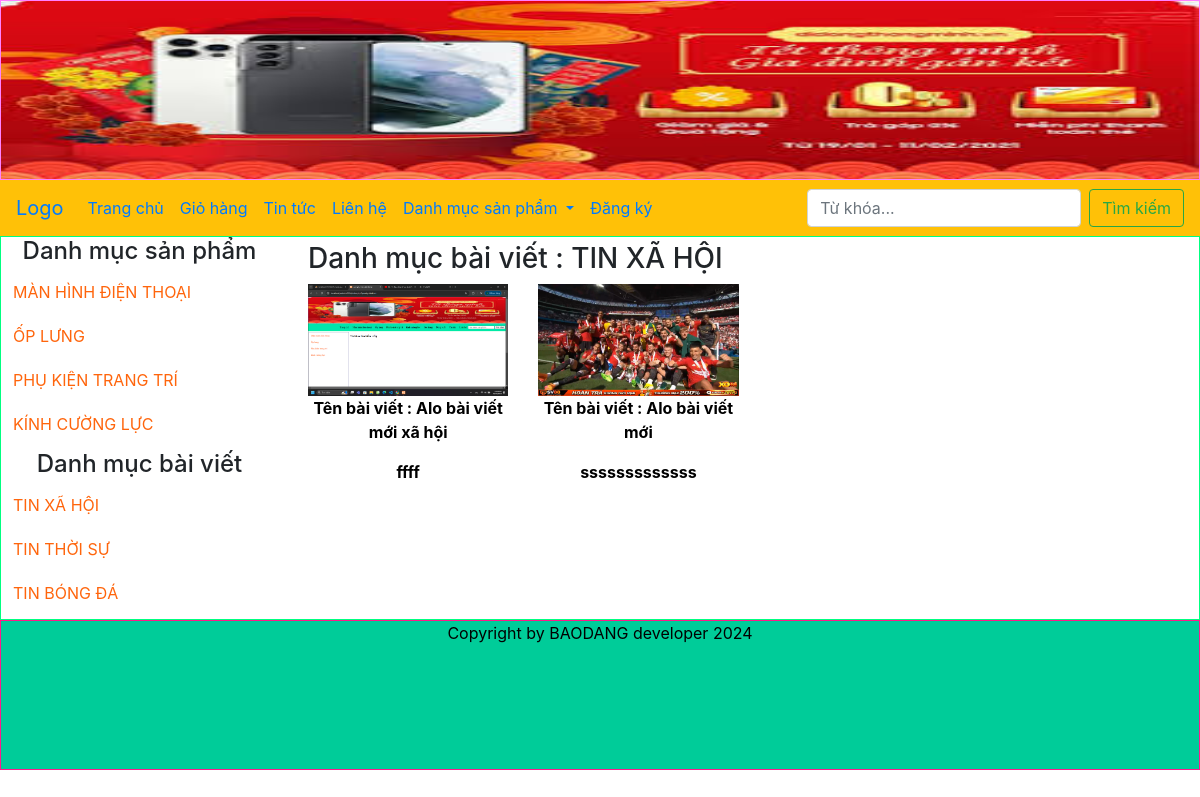
The app's page /index.php?quanly=danhmucbaiviet&id=4 with its own data.
### tables this page shows
CREATE TABLE `tbl_danhmuc` (
  `id_danhmuc` int(11) NOT NULL,
  `tendanhmuc` varchar(100) NOT NULL,
  `thutu` int(11) NOT NULL
);

CREATE TABLE `tbl_danhmucbaiviet` (
  `id_baiviet` int(11) NOT NULL,
  `tendanhmuc_baiviet` varchar(255) NOT NULL,
  `thutu` int(11) NOT NULL
);

CREATE TABLE `tbl_baiviet` (
  `id` int(11) NOT NULL,
  `tenbaiviet` varchar(255) NOT NULL,
  `tomtat` mediumtext NOT NULL,
  `noidung` longtext NOT NULL,
  `id_danhmuc` int(11) NOT NULL,
  `tinhtrang` int(11) NOT NULL,
  `hinhanh` varchar(255) NOT NULL
);

### pages/main/danhmucbaiviet.php (the view)
<?php
    $sql_bv = "SELECT * FROM tbl_baiviet WHERE tbl_baiviet.id_danhmuc='$_GET[id]' ORDER BY id DESC";
    $query_bv = mysqli_query($mysqli,$sql_bv);
    $sql_cate = "SELECT * FROM tbl_danhmucbaiviet WHERE tbl_danhmucbaiviet.id_baiviet='$_GET[id]' LIMIT 1";
    $query_cate = mysqli_query($mysqli,$sql_cate);
    $row_title = mysqli_fetch_array($query_cate);
?>
<h3>Danh mục bài viết : <span style="text-align: center;text-transform: uppercase;"><?php echo $row_title['tendanhmuc_baiviet'] ?></span></h3>
<div class="row">
                    <?php
                    while($row_bv = mysqli_fetch_array($query_bv)){
                    ?>
                     <div class="col-md-3">
                        <a href="index.php?quanly=baiviet&id=<?php echo $row_bv['id'] ?>">
                           <img class="img img-responsive" width="100%" src="admincp/modules/quanlybaiviet/uploads/<?php echo $row_bv['hinhanh']?>">
                           <p class="title_product">Tên bài viết : <?php echo $row_bv['tenbaiviet']?></p>
                        </a>
                        <p style="margin: 10px;" class="title_product"><?php echo $row_bv['tomtat']?></p>
                     </div>
                    <?php
                    }
                    ?>
                </div>

### index.php (shortened to what this page needs)
<!DOCTYPE html>
<html lang="en">
<head>
    <link rel="stylesheet" href="https://cdn.jsdelivr.net/npm/bootstrap@4.6.2/dist/css/bootstrap.min.css">
    <link rel="stylesheet" type="text/css" href="css/style.css">
    <link rel="stylesheet" href="https://cdnjs.cloudflare.com/ajax/libs/font-awesome/6.6.0/css/all.min.css">
</head>
<body>
    <div class="container-fluid">
        <div class="row">
        <?php
            include("pages/header.php");
            include("pages/menu.php");
            include("pages/main.php");
            include("pages/footer.php");
        ?>
        </div>
    </div>
</body>
</html>

### pages/header.php
<div class="header"></div>

### pages/menu.php (shortened to what this page needs)
<nav class="navbar navbar-expand-lg navbar-warning bg-warning" style="width: 100%;">
  <a class="navbar-brand" href="index.php">Logo</a>
  <div class="collapse navbar-collapse" id="navbarSupportedContent">
    <ul class="navbar-nav mr-auto">
      <li class="nav-item active">
        <a class="nav-link" href="index.php">Trang chủ <span class="sr-only">(current)</span></a>
      </li>
      <li class="nav-item">
        <a class="nav-link" href="index.php?quanly=giohang">Giỏ hàng</a>
      </li>
      <li class="nav-item"><a class="nav-link" href="index.php?quanly=tintuc">Tin tức</a></li>
      <li class="nav-item"><a class="nav-link" href="index.php?quanly=lienhe">Liên hệ</a></li>
      <li class="nav-item dropdown">
        <a class="nav-link dropdown-toggle" href="#" role="button" data-toggle="dropdown" aria-expanded="false">
          Danh mục sản phẩm
        </a>
      </li>
      <?php
                 if(isset($_SESSION['dangky'])){
                ?>
                <li class="nav-item"><a class="nav-link" href="index.php?dangxuat=1">Đăng xuất</a></li>
                <li class="nav-item"><a class="nav-link" href="index.php?quanly=thaydoimatkhau">Thay đổi mật khẩu</a></li>
                <?php
                 }else{
                ?>
                    <li class="nav-item"><a class="nav-link" href="index.php?quanly=dangky">Đăng ký</a></li>
                <?php
                 }
                ?>
    </ul>
    <form class="form-inline my-2 my-lg-0" action="index.php?quanly=timkiem" method="POST">
      <input class="form-control mr-sm-2" name="tukhoa" type="search" placeholder="Từ khóa..."  aria-label="Search">
      <button class="btn btn-outline-success my-2 my-sm-0" name="timkiem" type="submit">Tìm kiếm</button>
    </form>
  </div>
</nav>

### pages/main.php
<div id="main">
   <div class="row">
   <div class="col-lg-3 col-md-3 col-sm-12 col-xs-12">
            <?php
            include("sidebar/sidebar.php");
            ?>
   </div>
   <div class="col-lg-9 col-md-9 col-sm-12 col-xs-12">
            <div class="maincontent">
               <?php
               if(isset($_GET['quanly'])){
                  $tam = $_GET['quanly'];
               } else {
                  $tam = '';
               }
               if($tam == 'danhmucsanpham'){
                include("main/danhmuc.php");
               } elseif($tam == 'giohang') {
                include("main/giohang.php");
               }elseif($tam == 'danhmucbaiviet') {
                include("main/danhmucbaiviet.php");
               }elseif($tam == 'baiviet') {
                include("main/baiviet.php");
               } elseif($tam == 'tintuc') {
                include("main/tintuc.php");
               }elseif($tam == 'lienhe') {
                include("main/lienhe.php");
               }elseif($tam == 'sanpham') {
                include("main/sanpham.php");
               }elseif($tam == 'dangky') {
                  include("main/dangky.php");
               }elseif($tam == 'thanhtoan') {
                  include("main/thanhtoan.php");
               }elseif($tam == 'dangnhap') {
                  include("main/dangnhap.php");
               }elseif($tam == 'timkiem') {
                  include("main/timkiem.php");
               }elseif($tam == 'camon') {
                  include("main/camon.php");
               }elseif($tam == 'thaydoimatkhau') {
                  include("main/thaydoimatkhau.php");
               }else{
                include("main/index.php");
               }
               ?>
            </div>
   </div>
   </div>
        </div>

### pages/sidebar/sidebar.php
<h4 style="text-align: center;">Danh mục sản phẩm</h4>
<ul class="list_sidebar">
     <?php
         $sql_danhmuc = "SELECT * FROM tbl_danhmuc ORDER BY id_danhmuc DESC";
         $query_danhmuc = mysqli_query($mysqli,$sql_danhmuc);
         while($row = mysqli_fetch_array($query_danhmuc)){
     ?>
     <li style="text-transform: uppercase;"><a href="index.php?quanly=danhmucsanpham&id=<?php echo $row['id_danhmuc'] ?>"><?php echo $row['tendanhmuc'] ?></a></li>
     <?php
     }
     ?>
 </ul>
 <h4 style="text-align: center;">Danh mục bài viết</h4>
<ul class="list_sidebar">
     <?php
         $sql_danhmuc_bv = "SELECT * FROM tbl_danhmucbaiviet ORDER BY id_baiviet DESC";
         $query_danhmuc_bv = mysqli_query($mysqli,$sql_danhmuc_bv);
         while($row = mysqli_fetch_array($query_danhmuc_bv)){
     ?>
     <li style="text-transform: uppercase;"><a href="index.php?quanly=danhmucbaiviet&id=<?php echo $row['id_baiviet'] ?>"><?php echo $row['tendanhmuc_baiviet'] ?></a></li>
     <?php
     }
     ?>
 </ul>

### pages/footer.php (shortened to what this page needs)
<div class="footer">
            <p class="footer_copyright">Copyright by BAODANG developer 2024</p>
        </div>

### css/style.css (style rules this page uses)
body { margin: 0; padding: 0; }
.header { background-image: url("../images/banner.jpg"); background-repeat: no-repeat; background-size: 100% 180px; border: 1px solid #ff80ff; height: 180px; width: 100%; }
#main { border: 1px solid #00ff80; height: auto; width: 100%; }
ul.list_sidebar { padding: 0; margin: 0; width: 100%; list-style: none; line-height: 27px; }
ul.list_sidebar li a { text-decoration: none; text-align: left; color: #ff650c; display: block; }
ul.list_sidebar li { margin: 7px; padding: 5px; }
.maincontent { height: auto; width: 100%; margin-top: 5px; margin-left: 5px; float: right; }
p.title_product { text-align: center; color: #000; font-size: 16px; font-weight: bold; }
.footer { border: 1px solid #ff1a8c; height: 150px; width: 100%; background: #00cc99; }
p.footer_copyright { text-align: center; color: #000; }

### records on screen
tbl_danhmuc: tendanhmuc "MÀN HÌNH ĐIỆN THOẠI"
tbl_danhmuc: tendanhmuc "ỐP LƯNG"
tbl_danhmuc: tendanhmuc "PHỤ KIỆN TRANG TRÍ"
tbl_danhmuc: tendanhmuc "KÍNH CƯỜNG LỰC"
tbl_danhmucbaiviet: tendanhmuc_baiviet "TIN XÃ HỘI"
tbl_danhmucbaiviet: tendanhmuc_baiviet "TIN THỜI SỰ"
tbl_danhmucbaiviet: tendanhmuc_baiviet "TIN BÓNG ĐÁ"
tbl_baiviet: hinhanh (picture), tenbaiviet "Alo bài viết mới xã hội", tomtat "ffff"
tbl_baiviet: hinhanh (picture), tenbaiviet "Alo bài viết mới", tomtat "sssssssssssss"
